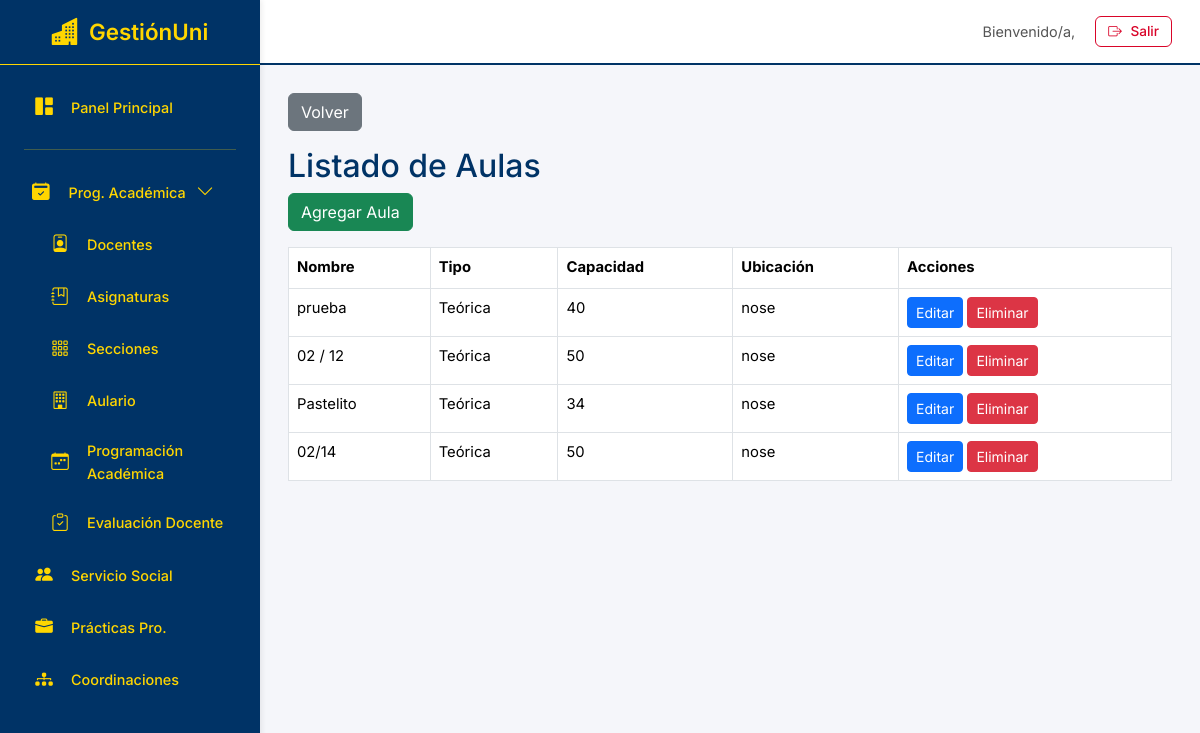
The page /programacion/aulas/ on the database as committed earlier.
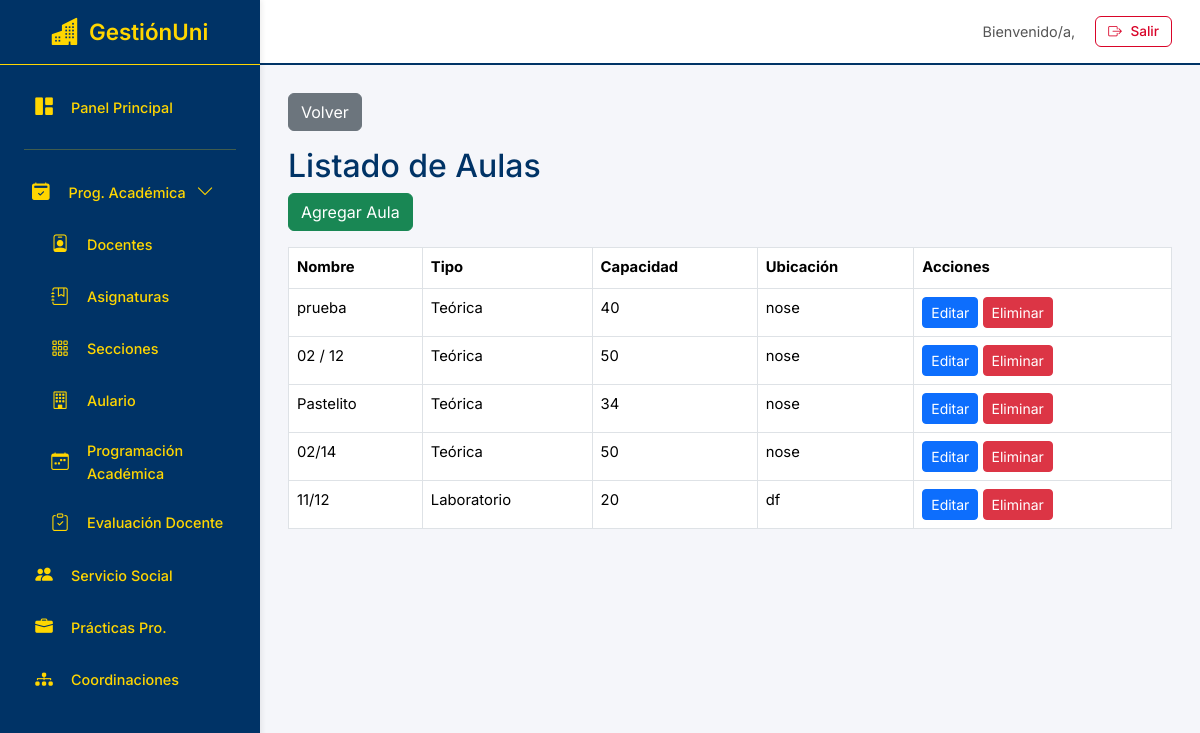
The same page on the database as committed later.
### programacion/models.py (models this page shows, shortened)
class Aula(models.Model):
    nombre = models.CharField(max_length=10, unique=True)
    tipo = models.CharField(max_length=50, choices=[
        ('Teórica', 'Teórica'),
        ('Laboratorio', 'Laboratorio'),
        ('Auditorio', 'Auditorio'),
        ('Otro', 'Otro')
    ])
    capacidad = models.PositiveIntegerField()
    ubicacion = models.CharField(max_length=100, blank=True)
    observaciones = models.TextField(blank=True)

### programacion/views.py (the view)
# urls.py: path('aulas/', views.aula_list, name='aula_list'),
def aula_list(request):
    aulas = Aula.objects.all()
    return render(request, 'aula_list.html', {'aulas': aulas})

### programacion/templates/aula_list.html
{% extends "interfaz.html" %}
{% block content %}
<a href="{% url 'programacion:grilla_aulario' %}" class="btn btn-secondary mb-3">Volver</a>
<h2>Listado de Aulas</h2>
<a href="{% url 'programacion:aula_create' %}" class="btn btn-success mb-3">Agregar Aula</a>
<table class="table table-bordered">
    <tr>
        <th>Nombre</th>
        <th>Tipo</th>
        <th>Capacidad</th>
        <th>Ubicación</th>
        <th>Acciones</th>
    </tr>
    {% for aula in aulas %}
    <tr>
        <td>{{ aula.nombre }}</td>
        <td>{{ aula.tipo }}</td>
        <td>{{ aula.capacidad }}</td>
        <td>{{ aula.ubicacion }}</td>
        <td>
            <a href="{% url 'programacion:aula_edit' aula.id %}" class="btn btn-primary btn-sm">Editar</a>
            <a href="{% url 'programacion:aula_delete' aula.id %}" class="btn btn-danger btn-sm">Eliminar</a>
        </td>
    </tr>
    {% endfor %}
</table>
{% endblock %}

Rows that differ between the two databases and show on the page:
added Aula: nombre "11/12", tipo "Laboratorio", capacidad "20", ubicacion "df"
